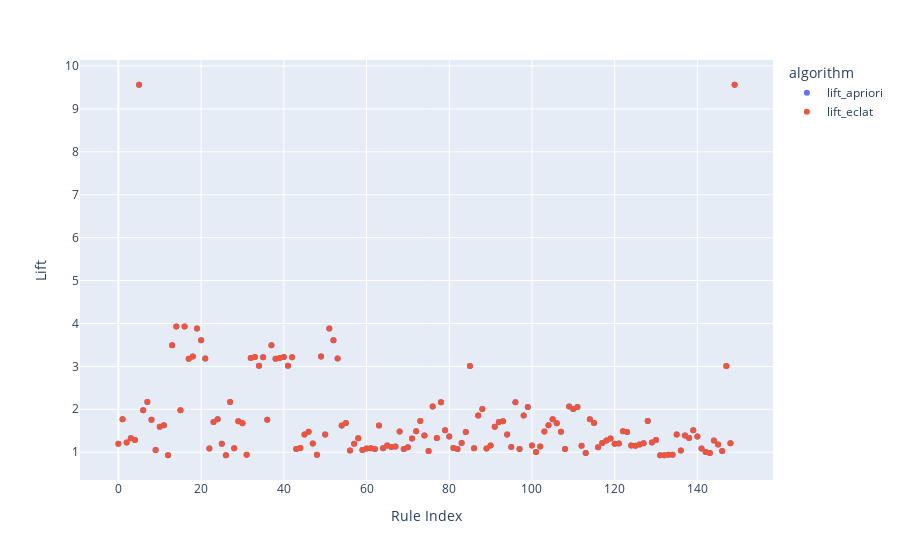

The notebook cell this image was saved under:
### Code cell
#fig = px.scatter(entree_joined, y=['lift_apriori', 'lift_eclat'], labels={'index':'Rule Index', 'value':'Lift'}, template='plotly_dark')
fig = px.scatter(entree_joined, y=['lift_apriori', 'lift_eclat'], labels={'index':'Rule Index', 'value':'Lift', 'variable': 'algorithm', 'lift_apriori':'Apriori', 'lift_eclat': 'ECLAT'})
fig.show()

### Figure 1 — Plotly figure (JSON) as saved in the notebook; plotly's stock layout.template omitted (floating-point values rounded to 4 significant figures; data arrays with more than 128 entries replaced by an {"elided": "..."} marker saying what was removed)
{"data": [{"hovertemplate": "algorithm=lift_apriori<br>Rule Index=%{x}<br>Lift=%{y}<extra></extra>", "legendgroup": "lift_apriori", "marker": {"color": "#636efa", "symbol": "circle"}, "mode": "markers", "name": "lift_apriori", "orientation": "v", "showlegend": true, "type": "scatter", "x": {"elided": "150 int values"}, "xaxis": "x", "y": {"elided": "150 float values"}, "yaxis": "y"}, {"hovertemplate": "algorithm=lift_eclat<br>Rule Index=%{x}<br>Lift=%{y}<extra></extra>", "legendgroup": "lift_eclat", "marker": {"color": "#EF553B", "symbol": "circle"}, "mode": "markers", "name": "lift_eclat", "orientation": "v", "showlegend": true, "type": "scatter", "x": {"elided": "150 int values"}, "xaxis": "x", "y": {"elided": "150 float values"}, "yaxis": "y"}], "layout": {"legend": {"title": {"text": "algorithm"}, "tracegroupgap": 0}, "margin": {"t": 60}, "xaxis": {"anchor": "y", "domain": [0, 1], "title": {"text": "Rule Index"}}, "yaxis": {"anchor": "x", "domain": [0, 1], "title": {"text": "Lift"}}}}
